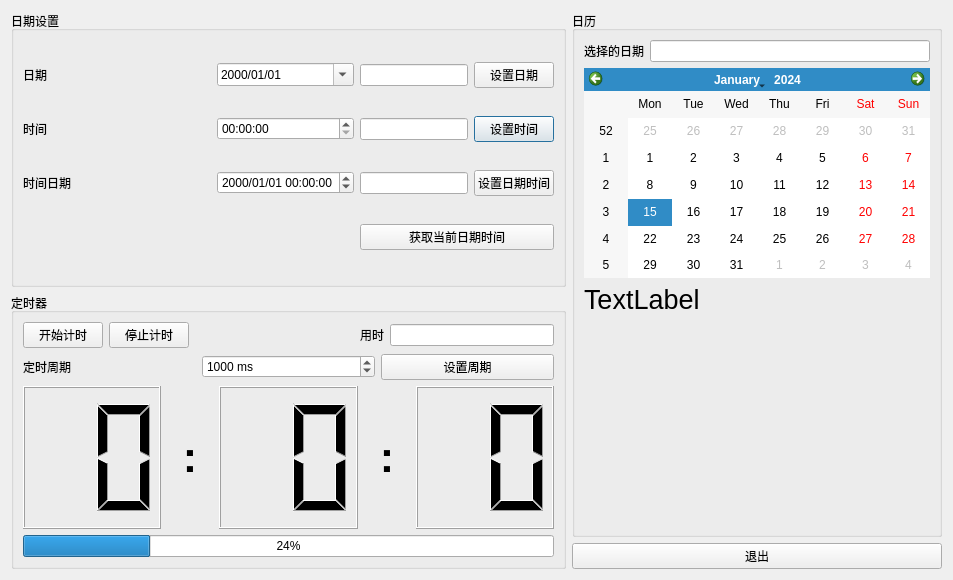
<?xml version="1.0" encoding="UTF-8"?>
<ui version="4.0">
 <class>TimeDateSetDialog</class>
 <widget class="QDialog" name="TimeDateSetDialog">
  <property name="geometry">
   <rect>
    <x>0</x>
    <y>0</y>
    <width>953</width>
    <height>580</height>
   </rect>
  </property>
  <property name="windowTitle">
   <string>Dialog</string>
  </property>
  <layout class="QHBoxLayout" name="horizontalLayout_4" stretch="3,2">
   <item>
    <layout class="QVBoxLayout" name="verticalLayout_2">
     <item>
      <widget class="QGroupBox" name="groupBox">
       <property name="title">
        <string>日期设置</string>
       </property>
       <layout class="QGridLayout" name="gridLayout" columnstretch="1,0,0,0,0">
        <item row="3" column="0">
         <widget class="QLabel" name="label_2">
          <property name="text">
           <string>时间</string>
          </property>
         </widget>
        </item>
        <item row="3" column="3">
         <widget class="QPushButton" name="pushButtonSetTime">
          <property name="text">
           <string>设置时间</string>
          </property>
         </widget>
        </item>
        <item row="5" column="3">
         <widget class="QPushButton" name="pushButtonSetDateTime">
          <property name="text">
           <string>设置日期时间</string>
          </property>
         </widget>
        </item>
        <item row="3" column="1">
         <widget class="QTimeEdit" name="timeEdit">
          <property name="displayFormat">
           <string>HH:mm:ss</string>
          </property>
         </widget>
        </item>
        <item row="5" column="2">
         <widget class="QLineEdit" name="lineEditDateTime"/>
        </item>
        <item row="3" column="2">
         <widget class="QLineEdit" name="lineEditTime"/>
        </item>
        <item row="5" column="1">
         <widget class="QDateTimeEdit" name="dateTimeEdit">
          <property name="displayFormat">
           <string>yyyy/MM/dd HH:mm:ss</string>
          </property>
         </widget>
        </item>
        <item row="1" column="3">
         <widget class="QPushButton" name="pushButtonSetDate">
          <property name="text">
           <string>设置日期</string>
          </property>
         </widget>
        </item>
        <item row="5" column="0">
         <widget class="QLabel" name="label_4">
          <property name="text">
           <string>时间日期</string>
          </property>
         </widget>
        </item>
        <item row="1" column="0">
         <widget class="QLabel" name="label_3">
          <property name="text">
           <string>日期</string>
          </property>
         </widget>
        </item>
        <item row="1" column="1">
         <widget class="QDateEdit" name="dateEdit">
          <property name="displayFormat">
           <string>yyyy/MM/dd</string>
          </property>
          <property name="calendarPopup">
           <bool>true</bool>
          </property>
         </widget>
        </item>
        <item row="1" column="2">
         <widget class="QLineEdit" name="lineEditDate"/>
        </item>
        <item row="6" column="2" colspan="2">
         <widget class="QPushButton" name="pushButtonGetCurTime">
          <property name="text">
           <string>获取当前日期时间</string>
          </property>
         </widget>
        </item>
       </layout>
      </widget>
     </item>
     <item>
      <widget class="QGroupBox" name="groupBox_2">
       <property name="title">
        <string>定时器</string>
       </property>
       <layout class="QVBoxLayout" name="verticalLayout">
        <item>
         <layout class="QHBoxLayout" name="horizontalLayout_3">
          <item>
           <widget class="QPushButton" name="pushButtonTimeBegin">
            <property name="text">
             <string>开始计时</string>
            </property>
           </widget>
          </item>
          <item>
           <widget class="QPushButton" name="pushButtonTimeStop">
            <property name="text">
             <string>停止计时</string>
            </property>
           </widget>
          </item>
          <item>
           <spacer name="horizontalSpacer">
            <property name="orientation">
             <enum>Qt::Horizontal</enum>
            </property>
            <property name="sizeHint" stdset="0">
             <size>
              <width>40</width>
              <height>20</height>
             </size>
            </property>
           </spacer>
          </item>
          <item>
           <widget class="QLabel" name="label_5">
            <property name="text">
             <string>用时</string>
            </property>
           </widget>
          </item>
          <item>
           <widget class="QLineEdit" name="lineEditElapse"/>
          </item>
         </layout>
        </item>
        <item>
         <layout class="QHBoxLayout" name="horizontalLayout_2">
          <item>
           <widget class="QLabel" name="label_6">
            <property name="text">
             <string>定时周期</string>
            </property>
           </widget>
          </item>
          <item>
           <widget class="QSpinBox" name="spinBoxElapse">
            <property name="suffix">
             <string> ms</string>
            </property>
            <property name="prefix">
             <string/>
            </property>
            <property name="maximum">
             <number>1000000</number>
            </property>
            <property name="value">
             <number>1000</number>
            </property>
           </widget>
          </item>
          <item>
           <widget class="QPushButton" name="pushButtonSetPeriod">
            <property name="text">
             <string>设置周期</string>
            </property>
           </widget>
          </item>
         </layout>
        </item>
        <item>
         <layout class="QHBoxLayout" name="horizontalLayout" stretch="3,1,3,1,3">
          <item>
           <widget class="QLCDNumber" name="lcdNumberHour">
            <property name="digitCount">
             <number>2</number>
            </property>
           </widget>
          </item>
          <item>
           <widget class="QLabel" name="label_8">
            <property name="font">
             <font>
              <pointsize>32</pointsize>
              <weight>75</weight>
              <bold>true</bold>
             </font>
            </property>
            <property name="text">
             <string>:</string>
            </property>
            <property name="alignment">
             <set>Qt::AlignCenter</set>
            </property>
           </widget>
          </item>
          <item>
           <widget class="QLCDNumber" name="lcdNumberMinute">
            <property name="digitCount">
             <number>2</number>
            </property>
           </widget>
          </item>
          <item>
           <widget class="QLabel" name="label_9">
            <property name="font">
             <font>
              <pointsize>32</pointsize>
              <weight>75</weight>
              <bold>true</bold>
             </font>
            </property>
            <property name="text">
             <string>:</string>
            </property>
            <property name="alignment">
             <set>Qt::AlignCenter</set>
            </property>
           </widget>
          </item>
          <item>
           <widget class="QLCDNumber" name="lcdNumberSecond">
            <property name="digitCount">
             <number>2</number>
            </property>
           </widget>
          </item>
         </layout>
        </item>
        <item>
         <widget class="QProgressBar" name="progressBar">
          <property name="value">
           <number>24</number>
          </property>
         </widget>
        </item>
       </layout>
      </widget>
     </item>
    </layout>
   </item>
   <item>
    <layout class="QVBoxLayout" name="verticalLayout_3">
     <item>
      <widget class="QGroupBox" name="groupBox_3">
       <property name="title">
        <string>日历</string>
       </property>
       <layout class="QVBoxLayout" name="verticalLayout_4">
        <item>
         <layout class="QHBoxLayout" name="horizontalLayout_5">
          <item>
           <widget class="QLabel" name="label_7">
            <property name="text">
             <string>选择的日期</string>
            </property>
           </widget>
          </item>
          <item>
           <widget class="QLineEdit" name="lineEditChoiceCalendar"/>
          </item>
         </layout>
        </item>
        <item>
         <widget class="QCalendarWidget" name="calendarWidget">
          <property name="gridVisible">
           <bool>false</bool>
          </property>
          <property name="navigationBarVisible">
           <bool>true</bool>
          </property>
          <property name="dateEditEnabled">
           <bool>true</bool>
          </property>
         </widget>
        </item>
        <item>
         <widget class="QLabel" name="labelCurDateTime">
          <property name="font">
           <font>
            <pointsize>20</pointsize>
           </font>
          </property>
          <property name="text">
           <string>TextLabel</string>
          </property>
         </widget>
        </item>
        <item>
         <spacer name="verticalSpacer">
          <property name="orientation">
           <enum>Qt::Vertical</enum>
          </property>
          <property name="sizeHint" stdset="0">
           <size>
            <width>20</width>
            <height>40</height>
           </size>
          </property>
         </spacer>
        </item>
       </layout>
      </widget>
     </item>
     <item>
      <widget class="QPushButton" name="pushButtonExit">
       <property name="text">
        <string>退出</string>
       </property>
      </widget>
     </item>
    </layout>
   </item>
  </layout>
 </widget>
 <resources/>
 <connections>
  <connection>
   <sender>pushButtonExit</sender>
   <signal>clicked()</signal>
   <receiver>TimeDateSetDialog</receiver>
   <slot>close()</slot>
   <hints>
    <hint type="sourcelabel">
     <x>756</x>
     <y>553</y>
    </hint>
    <hint type="destinationlabel">
     <x>476</x>
     <y>289</y>
    </hint>
   </hints>
  </connection>
 </connections>
</ui>
